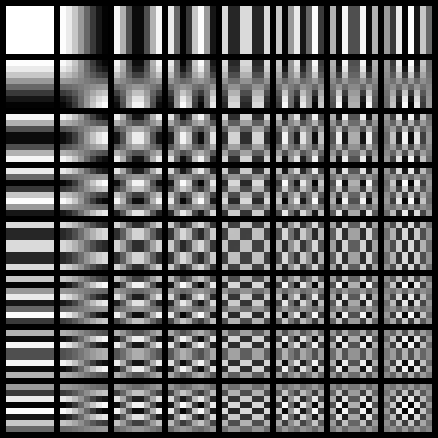
#> input picture lab3/DCT-8x8.png, 438 x 438 px
$ python -i LSB_DCT.py   (imports and definitions only)
#> lines starting #> are read from the running program, lines starting #| are printed output that depends on the picture
#> further down, picture is the input picture: shape (438, 438, 3); min 0, max 255, mean 99.9
from cv2 import cv2
import sys,numpy as np,itertools

class StegaException(Exception):
    pass

class LSB_DCT_steg():
    def __init__(self,img):
        self.image = img
        self.orirow,self.oricol,self.chan = img.shape
#> self.orirow = 438; self.oricol = 438; self.chan = 3
        # Padding some pixel to make row and col divisible by 8
        if self.orirow % 8 != 0 or self.oricol %8 != 0:
            newRow = self.orirow+8-self.orirow%8
#> newRow = 440
            newCol = self.oricol+8-self.oricol%8
#> newCol = 440
            self.image = cv2.resize(self.image,(newCol,newRow))
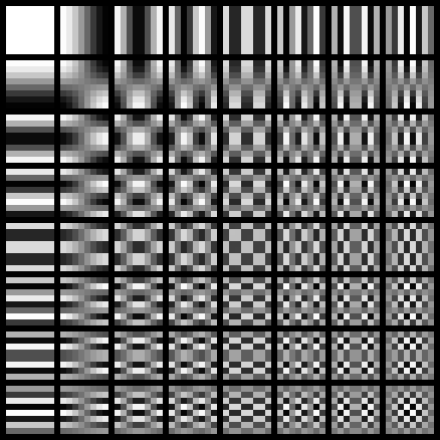
#> self.image: shape (440, 440, 3); min 0, max 255, mean 99.9
        self.row,self.col,_ = self.image.shape
#> self.row = 440; self.col = 440
        # break image to 8*8 blocks
        self.blocks = self.break8()
        self.quant = np.array([[16,11,10,16,24,40,51,61],
                    [12,12,14,19,26,58,60,55],
                    [14,13,16,24,40,57,69,56],
                    [14,17,22,29,51,87,80,62],
                    [18,22,37,56,68,109,103,77],
                    [24,35,55,64,81,104,113,92],
                    [49,64,78,87,103,121,120,101],
                    [72,92,95,98,112,100,103,99]])
    # break image to 8*8 blocks
    def break8(self):
        bImage,_,_ = cv2.split(self.image)
        bImage = np.float32(bImage)
        imgBlocks = [bImage[j:j+8, i:i+8]
                    for (j,i) in itertools.product(range(0,self.row,8),range(0,self.col,8))]
#> imgBlocks = 3025 items
        return imgBlocks

    # return all groups, in which sum of all width = self.col
    # [111 lines left out: functions chunkRows, reshape, binary_value, binary_text, embed, read_bits and 2 more, not called in this run]

>>> import cv2
>>> picture = cv2.imread('DCT-8x8.png')
>>> result = LSB_DCT_steg(picture).break8()
#> result = 3025 items
